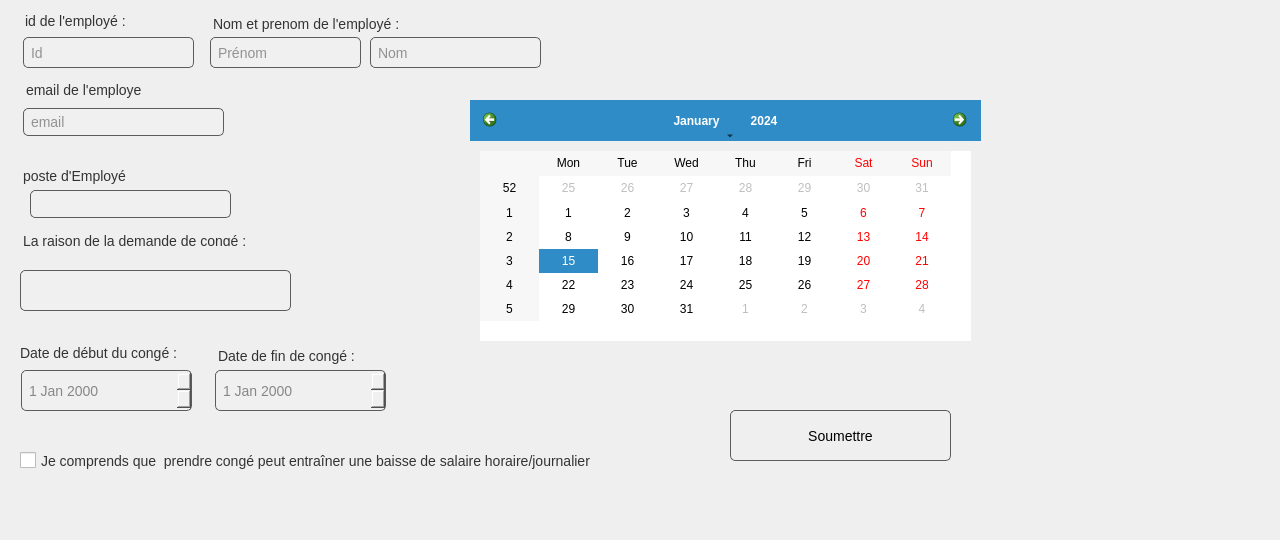
             <widget class="QWidget" name="tab_21">
              <attribute name="title">
               <string>congé</string>
              </attribute>
              <widget class="QDialogButtonBox" name="buttonBox_7">
               <property name="geometry">
                <rect>
                 <x>340</x>
                 <y>360</y>
                 <width>241</width>
                 <height>91</height>
                </rect>
               </property>
               <property name="standardButtons">
                <set>QDialogButtonBox::NoButton</set>
               </property>
              </widget>
              <widget class="QWidget" name="widget_3" native="true">
               <property name="geometry">
                <rect>
                 <x>10</x>
                 <y>0</y>
                 <width>1261</width>
                 <height>531</height>
                </rect>
               </property>
               <property name="styleSheet">
                <string notr="true">/* QWidget styling */
QWidget {
    padding: 10px;              /* Set padding inside the widget */
}
QDateTimeEdit {
	border: 1px solid #5c5c5c;
    background-color: #f0f0f0;
 	border-radius: 5px;         /* Corrected property and added border-radius */
    padding: 5px;
    font-size: 14px;
    color: #333333;

}
/* QLineEdit styling */
QLineEdit {
    background-color: #f0f0f0;
    border: 1px solid #5c5c5c;
    border-radius: 5px;         /* Corrected property and added border-radius */
    padding: 5px;
    font-size: 14px;
    color: #333333;
}

QLineEdit:hover {
    border: 1px solid #0078d7;
}

QLineEdit:focus {
    border: 1px solid #3b5998;
    background-color: #ffffff;
}

/* QDateEdit styling */
QDateEdit {
    background-color: #f0f0f0;
    border: 1px solid #5c5c5c;
    padding: 5px;
    font-size: 14px;
    color: #333333;
    border-radius: 5px;         /* Add border-radius for rounded corners */
}

QDateEdit::drop-down {
    subcontrol-origin: padding;
    subcontrol-position: top right;
    width: 20px;
    border-left: 1px solid #5c5c5c;
}

/* QComboBox styling */
QComboBox {
    background-color: #f0f0f0;
    border: 1px solid #5c5c5c;
    padding: 5px;
    font-size: 14px;
    color: #333333;
    border-radius: 5px;         /* Add border-radius for rounded corners */
}

QComboBox::drop-down {
    subcontrol-origin: padding;
    subcontrol-position: top right;
    width: 20px;
    border-left: 1px solid #5c5c5c;
}

/* QPushButton styling */
QPushButton {
    color: black;
    border: 1px solid #5c5c5c;
    padding: 5px 15px;
    font-size: 14px;
    border-radius: 5px;         /* Add border-radius for rounded corners */
}

QPushButton:hover {
    background-color: rgb(252, 246, 243);
}

QPushButton:pressed {
    background-color: #C0C0C0; /* Change background color when pressed */
    border: 1px solid black; /* Change border color when pressed */
}

QPushButton:disabled {
    background-color: #C0C0C0;
    color: #a0a0a0;
    border: 1px solid #d3d3d3;
}

/* QCheckBox styling */
QCheckBox {
    spacing: 5px;
    font-size: 14px;
    color: #333333;
}

QCheckBox::indicator {
    width: 16px;
    height: 16px;
}

/* QLabel styling */
QLabel {
    font-size: 14px;
    color: #333333;
    padding: 5px;
    border: none; /* Remove border if not needed */
    border-radius: 5px;         /* Add border-radius for rounded corners */
}
</string>
               </property>
               <widget class="QLabel" name="label_184">
                <property name="geometry">
                 <rect>
                  <x>195</x>
                  <y>8</y>
                  <width>231</width>
                  <height>31</height>
                 </rect>
                </property>
                <property name="text">
                 <string>Nom et prenom de l'employé :</string>
                </property>
               </widget>
               <widget class="QLineEdit" name="prenom_conge_3">
                <property name="geometry">
                 <rect>
                  <x>200</x>
                  <y>37</y>
                  <width>151</width>
                  <height>31</height>
                 </rect>
                </property>
                <property name="placeholderText">
                 <string>Prénom</string>
                </property>
               </widget>
               <widget class="QLineEdit" name="nom_conge_3">
                <property name="geometry">
                 <rect>
                  <x>360</x>
                  <y>37</y>
                  <width>171</width>
                  <height>31</height>
                 </rect>
                </property>
                <property name="placeholderText">
                 <string>Nom</string>
                </property>
               </widget>
               <widget class="QLabel" name="label_186">
                <property name="geometry">
                 <rect>
                  <x>7</x>
                  <y>0</y>
                  <width>121</width>
                  <height>41</height>
                 </rect>
                </property>
                <property name="text">
                 <string>id de l'employé :</string>
                </property>
               </widget>
               <widget class="QLineEdit" name="id_p">
                <property name="geometry">
                 <rect>
                  <x>13</x>
                  <y>37</y>
                  <width>171</width>
                  <height>31</height>
                 </rect>
                </property>
                <property name="placeholderText">
                 <string>Id</string>
                </property>
               </widget>
               <widget class="QLabel" name="label_187">
                <property name="geometry">
                 <rect>
                  <x>5</x>
                  <y>230</y>
                  <width>321</width>
                  <height>21</height>
                 </rect>
                </property>
                <property name="text">
                 <string>La raison de la demande de congé :</string>
                </property>
               </widget>
               <widget class="QLineEdit" name="raison_conge_3">
                <property name="geometry">
                 <rect>
                  <x>10</x>
                  <y>270</y>
                  <width>271</width>
                  <height>41</height>
                 </rect>
                </property>
                <property name="placeholderText">
                 <string/>
                </property>
               </widget>
               <widget class="QLabel" name="label_188">
                <property name="geometry">
                 <rect>
                  <x>2</x>
                  <y>332</y>
                  <width>191</width>
                  <height>41</height>
                 </rect>
                </property>
                <property name="text">
                 <string>Date de début du congé :</string>
                </property>
               </widget>
               <widget class="QDateEdit" name="date_debut_3">
                <property name="geometry">
                 <rect>
                  <x>11</x>
                  <y>370</y>
                  <width>171</width>
                  <height>41</height>
                 </rect>
                </property>
                <property name="styleSheet">
                 <string notr="true">color: rgb(135, 135, 135);</string>
                </property>
               </widget>
               <widget class="QLabel" name="label_189">
                <property name="geometry">
                 <rect>
                  <x>200</x>
                  <y>340</y>
                  <width>261</width>
                  <height>31</height>
                 </rect>
                </property>
                <property name="text">
                 <string>Date de fin de congé :</string>
                </property>
               </widget>
               <widget class="QCheckBox" name="confiramtion_conge_3">
                <property name="geometry">
                 <rect>
                  <x>0</x>
                  <y>440</y>
                  <width>681</width>
                  <height>41</height>
                 </rect>
                </property>
                <property name="text">
                 <string>Je comprends que  prendre congé peut entraîner une baisse de salaire horaire/journalier</string>
                </property>
               </widget>
               <widget class="QPushButton" name="soumettre_3">
                <property name="geometry">
                 <rect>
                  <x>720</x>
                  <y>410</y>
                  <width>221</width>
                  <height>51</height>
                 </rect>
                </property>
                <property name="text">
                 <string>Soumettre</string>
                </property>
               </widget>
               <widget class="QDateEdit" name="date_fin_3">
                <property name="geometry">
                 <rect>
                  <x>205</x>
                  <y>370</y>
                  <width>171</width>
                  <height>41</height>
                 </rect>
                </property>
                <property name="styleSheet">
                 <string notr="true">color: rgb(135, 135, 135);</string>
                </property>
               </widget>
               <widget class="QLabel" name="label_190">
                <property name="geometry">
                 <rect>
                  <x>5</x>
                  <y>160</y>
                  <width>231</width>
                  <height>31</height>
                 </rect>
                </property>
                <property name="text">
                 <string>poste d'Employé</string>
                </property>
               </widget>
               <widget class="QLineEdit" name="email_conge_3">
                <property name="geometry">
                 <rect>
                  <x>13</x>
                  <y>108</y>
                  <width>201</width>
                  <height>28</height>
                 </rect>
                </property>
                <property name="text">
                 <string/>
                </property>
                <property name="placeholderText">
                 <string>email</string>
                </property>
               </widget>
               <widget class="QLabel" name="label_191">
                <property name="geometry">
                 <rect>
                  <x>8</x>
                  <y>74</y>
                  <width>231</width>
                  <height>31</height>
                 </rect>
                </property>
                <property name="text">
                 <string>email de l'employe</string>
                </property>
               </widget>
               <widget class="QLineEdit" name="poste_conge_3">
                <property name="geometry">
                 <rect>
                  <x>20</x>
                  <y>190</y>
                  <width>201</width>
                  <height>28</height>
                 </rect>
                </property>
               </widget>
               <widget class="QCalendarWidget" name="calendarWidget">
                <property name="geometry">
                 <rect>
                  <x>460</x>
                  <y>100</y>
                  <width>511</width>
                  <height>251</height>
                 </rect>
                </property>
               </widget>
              </widget>
             </widget>
